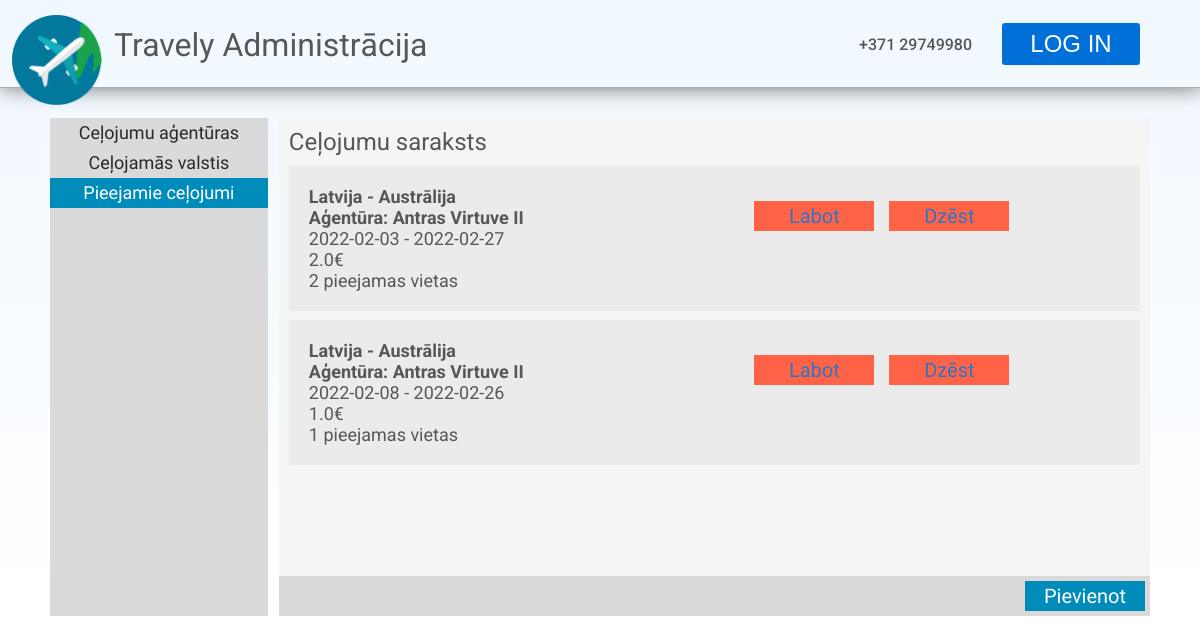
Before: /admin/trips with the older database file.
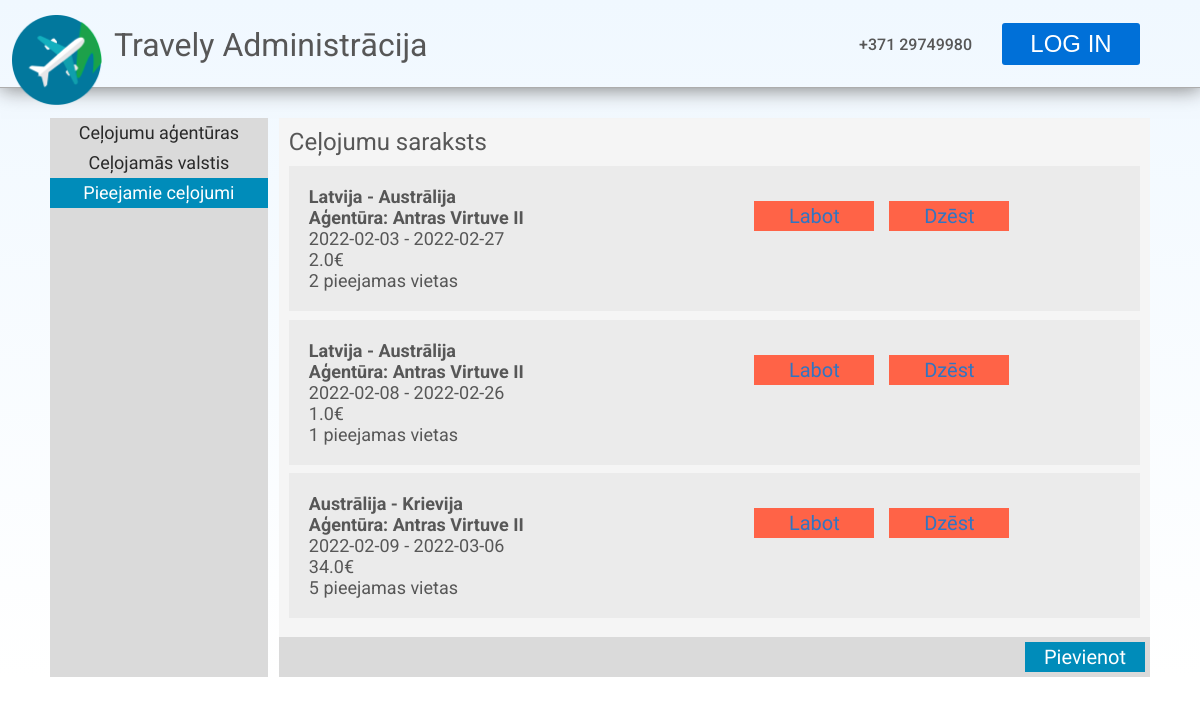
After: the same page with the newer database file.
### models.py (models this page shows, shortened)
class Country(db.Model):
    id = db.Column(db.Integer, primary_key=True)
    country = db.Column(db.String(48), nullable=False)
    abbreviation = db.Column(db.String(2), nullable=False)

class Agency(db.Model):
    id = db.Column(db.Integer, primary_key=True)
    name = db.Column(db.String(120), nullable=False)
    address = db.Column(db.String(120))
    number = db.Column(db.String(18))
    children = db.relationship("Trip", cascade="all, delete")

class Trip(db.Model):
    id = db.Column(db.Integer, primary_key=True)
    agency_id = db.Column(db.Integer, db.ForeignKey("agency.id"))
    country_from = db.Column(db.Integer)
    country_to = db.Column(db.Integer)
    date_from = db.Column(db.Date)
    date_to = db.Column(db.Date)
    description = db.Column(db.String(280))
    cost = db.Column(db.Float)
    ticket_amount = db.Column(db.Integer)
    views = db.Column(db.Integer)

### main.py (the view)
@app.route('/admin/trips')
def admin_trips():
    return render_template("templates/trips.html", trips = Trip.query.all(), agencies = Agency.query.all(), countries = Country.query.all())

### templates/templates/trips.html
{% extends "admin.html" %}
{% block title %}
<div id="admin-page-content">
    <div id="ap-selector">
        <div id="ap-selector-list">
            <ul class="nav-ul">
                <a href="/admin/agencies"><li class="selector">Ceļojumu aģentūras</li></a>
                <a href="/admin/countries"><li class="selector">Ceļojamās valstis</li></a>
                <li class="selector" id="selected">Pieejamie ceļojumi</li>
            </ul>
        </div>
        <div id="ap-selector-display">
            <h2 class="subtitle">Ceļojumu saraksts</h2>
            <div id="ap-selector-display-list">
                {% if trips %}
                    {% for trip in trips %}
                    <div class="ap-list-member">
                        <ul class="list-ul">
                            <li style="font-weight: bold;">
                            {% for country in countries %}
                                {% if country.id == trip.country_from %}
                                    {{ country.country }} -
                                {% endif %}
                                {% if country.id == trip.country_to %}
                                    {{ country.country }}
                                {% endif %}
                            {% endfor %}
                            </li>
                            {% for agency in agencies %}
                                {% if agency.id == trip.agency_id %}
                                <li style="font-weight: bold;">Aģentūra: {{ agency.name }}</li>
                                {% endif %}
                            {% endfor %}
                            <li>{{ trip.date_from }} - {{ trip.date_to }}</li>
                            <li>{{ trip.cost }}€</li>
                            <li>{{ trip.ticket_amount }} pieejamas vietas</li>
                        </ul>
                        <a href="/admin/edit/trip/{{ trip.id }}"><h2 class="ap-list-control correct">Labot</h2></a>
                        <a href="/admin/remove/trip/{{ trip.id }}"><h2 class="ap-list-control">Dzēst</h2></a>
                    </div>
                    {% endfor %}
                {% else %}
                <p id="ap-description">Nav ceļojumu</p>
                {% endif %}
            </div>
            <div id="ap-selector-footer">
                <a href="/admin/add/trips" style="margin-left: auto;"><h2 class="ap-list-add">Pievienot</h2></a>
            </div>
        </div>
    </div>
</div>
{% endblock %}

Changed rows visible on the page:
added Trip: date_from "2022-02-09", date_to "2022-03-06", cost "34.0", ticket_amount "5", Country (country "Austrālija"), Agency (name "Antras Virtuve II")
now on this page (row unchanged): Country: country "Krievija", shown under "2022-02-09"
